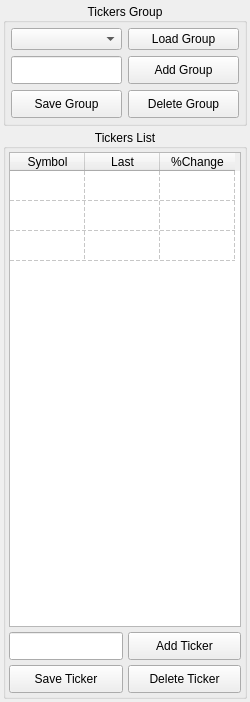
       <widget class="QWidget" name="selectedTickerPage">
        <property name="enabled">
         <bool>true</bool>
        </property>
        <property name="geometry">
         <rect>
          <x>0</x>
          <y>0</y>
          <width>250</width>
          <height>702</height>
         </rect>
        </property>
        <attribute name="icon">
         <iconset resource="../Resource/resource.qrc">
          <normaloff>:/Images/triangle_up.png</normaloff>:/Images/triangle_up.png</iconset>
        </attribute>
        <attribute name="label">
         <string>Selected Tickers</string>
        </attribute>
        <layout class="QVBoxLayout" name="verticalLayout_10">
         <property name="spacing">
          <number>3</number>
         </property>
         <property name="leftMargin">
          <number>3</number>
         </property>
         <property name="topMargin">
          <number>3</number>
         </property>
         <property name="rightMargin">
          <number>3</number>
         </property>
         <property name="bottomMargin">
          <number>3</number>
         </property>
         <item>
          <widget class="QGroupBox" name="tickersGroupBox">
           <property name="sizePolicy">
            <sizepolicy hsizetype="Ignored" vsizetype="Preferred">
             <horstretch>0</horstretch>
             <verstretch>0</verstretch>
            </sizepolicy>
           </property>
           <property name="title">
            <string>Tickers Group</string>
           </property>
           <property name="alignment">
            <set>Qt::AlignCenter</set>
           </property>
           <layout class="QGridLayout" name="gridLayout">
            <property name="leftMargin">
             <number>5</number>
            </property>
            <property name="topMargin">
             <number>5</number>
            </property>
            <property name="rightMargin">
             <number>5</number>
            </property>
            <property name="bottomMargin">
             <number>5</number>
            </property>
            <item row="0" column="0">
             <widget class="QComboBox" name="tickerGroupComboBox"/>
            </item>
            <item row="1" column="0">
             <widget class="QLineEdit" name="tickerGroupLineEdit">
              <property name="sizePolicy">
               <sizepolicy hsizetype="Minimum" vsizetype="Minimum">
                <horstretch>0</horstretch>
                <verstretch>0</verstretch>
               </sizepolicy>
              </property>
              <property name="minimumSize">
               <size>
                <width>0</width>
                <height>28</height>
               </size>
              </property>
              <property name="maximumSize">
               <size>
                <width>16777215</width>
                <height>28</height>
               </size>
              </property>
             </widget>
            </item>
            <item row="1" column="1">
             <widget class="QPushButton" name="addTickerGroupButton">
              <property name="sizePolicy">
               <sizepolicy hsizetype="Minimum" vsizetype="Minimum">
                <horstretch>0</horstretch>
                <verstretch>0</verstretch>
               </sizepolicy>
              </property>
              <property name="minimumSize">
               <size>
                <width>20</width>
                <height>28</height>
               </size>
              </property>
              <property name="maximumSize">
               <size>
                <width>16777215</width>
                <height>28</height>
               </size>
              </property>
              <property name="text">
               <string>Add Group</string>
              </property>
             </widget>
            </item>
            <item row="0" column="1">
             <widget class="QPushButton" name="loadTickerGroupButton">
              <property name="text">
               <string>Load Group</string>
              </property>
             </widget>
            </item>
            <item row="3" column="0">
             <widget class="QPushButton" name="saveTickerGroupButton">
              <property name="sizePolicy">
               <sizepolicy hsizetype="Minimum" vsizetype="Minimum">
                <horstretch>0</horstretch>
                <verstretch>0</verstretch>
               </sizepolicy>
              </property>
              <property name="minimumSize">
               <size>
                <width>20</width>
                <height>28</height>
               </size>
              </property>
              <property name="maximumSize">
               <size>
                <width>16777215</width>
                <height>28</height>
               </size>
              </property>
              <property name="text">
               <string>Save Group</string>
              </property>
             </widget>
            </item>
            <item row="3" column="1">
             <widget class="QPushButton" name="delTickerGroupButton">
              <property name="sizePolicy">
               <sizepolicy hsizetype="Minimum" vsizetype="Minimum">
                <horstretch>0</horstretch>
                <verstretch>0</verstretch>
               </sizepolicy>
              </property>
              <property name="minimumSize">
               <size>
                <width>0</width>
                <height>28</height>
               </size>
              </property>
              <property name="maximumSize">
               <size>
                <width>16777215</width>
                <height>28</height>
               </size>
              </property>
              <property name="text">
               <string>Delete Group</string>
              </property>
             </widget>
            </item>
           </layout>
          </widget>
         </item>
         <item>
          <widget class="QGroupBox" name="tickerListBox">
           <property name="sizePolicy">
            <sizepolicy hsizetype="Ignored" vsizetype="Preferred">
             <horstretch>0</horstretch>
             <verstretch>1</verstretch>
            </sizepolicy>
           </property>
           <property name="title">
            <string>Tickers List</string>
           </property>
           <property name="alignment">
            <set>Qt::AlignCenter</set>
           </property>
           <layout class="QGridLayout" name="gridLayout_3">
            <property name="leftMargin">
             <number>3</number>
            </property>
            <property name="topMargin">
             <number>3</number>
            </property>
            <property name="rightMargin">
             <number>3</number>
            </property>
            <property name="bottomMargin">
             <number>3</number>
            </property>
            <property name="spacing">
             <number>5</number>
            </property>
            <item row="1" column="0">
             <widget class="QLineEdit" name="tickerListLineEdit">
              <property name="sizePolicy">
               <sizepolicy hsizetype="Minimum" vsizetype="Minimum">
                <horstretch>0</horstretch>
                <verstretch>0</verstretch>
               </sizepolicy>
              </property>
              <property name="minimumSize">
               <size>
                <width>0</width>
                <height>28</height>
               </size>
              </property>
              <property name="maximumSize">
               <size>
                <width>16777215</width>
                <height>28</height>
               </size>
              </property>
             </widget>
            </item>
            <item row="1" column="1">
             <widget class="QPushButton" name="addTickerListButton">
              <property name="sizePolicy">
               <sizepolicy hsizetype="Minimum" vsizetype="Minimum">
                <horstretch>0</horstretch>
                <verstretch>0</verstretch>
               </sizepolicy>
              </property>
              <property name="minimumSize">
               <size>
                <width>20</width>
                <height>28</height>
               </size>
              </property>
              <property name="maximumSize">
               <size>
                <width>16777215</width>
                <height>28</height>
               </size>
              </property>
              <property name="text">
               <string>Add Ticker</string>
              </property>
             </widget>
            </item>
            <item row="2" column="0">
             <widget class="QPushButton" name="saveTickerListButton">
              <property name="sizePolicy">
               <sizepolicy hsizetype="Minimum" vsizetype="Minimum">
                <horstretch>0</horstretch>
                <verstretch>0</verstretch>
               </sizepolicy>
              </property>
              <property name="minimumSize">
               <size>
                <width>20</width>
                <height>28</height>
               </size>
              </property>
              <property name="maximumSize">
               <size>
                <width>16777215</width>
                <height>28</height>
               </size>
              </property>
              <property name="text">
               <string>Save Ticker</string>
              </property>
             </widget>
            </item>
            <item row="2" column="1">
             <widget class="QPushButton" name="delTickerListButton">
              <property name="sizePolicy">
               <sizepolicy hsizetype="Minimum" vsizetype="Minimum">
                <horstretch>0</horstretch>
                <verstretch>0</verstretch>
               </sizepolicy>
              </property>
              <property name="minimumSize">
               <size>
                <width>0</width>
                <height>28</height>
               </size>
              </property>
              <property name="maximumSize">
               <size>
                <width>16777215</width>
                <height>28</height>
               </size>
              </property>
              <property name="text">
               <string>Delete Ticker</string>
              </property>
             </widget>
            </item>
            <item row="0" column="0" colspan="2">
             <widget class="QTableWidget" name="tickerListTableWidget">
              <property name="sizePolicy">
               <sizepolicy hsizetype="Minimum" vsizetype="Minimum">
                <horstretch>0</horstretch>
                <verstretch>0</verstretch>
               </sizepolicy>
              </property>
              <property name="editTriggers">
               <set>QAbstractItemView::NoEditTriggers</set>
              </property>
              <property name="gridStyle">
               <enum>Qt::DashLine</enum>
              </property>
              <property name="rowCount">
               <number>3</number>
              </property>
              <attribute name="horizontalHeaderDefaultSectionSize">
               <number>75</number>
              </attribute>
              <attribute name="horizontalHeaderMinimumSectionSize">
               <number>70</number>
              </attribute>
              <attribute name="verticalHeaderVisible">
               <bool>false</bool>
              </attribute>
              <row>
               <property name="text">
                <string/>
               </property>
              </row>
              <row/>
              <row/>
              <column>
               <property name="text">
                <string>Symbol</string>
               </property>
              </column>
              <column>
               <property name="text">
                <string>Last</string>
               </property>
              </column>
              <column>
               <property name="text">
                <string>%Change</string>
               </property>
              </column>
              <item row="0" column="0">
               <property name="text">
                <string/>
               </property>
              </item>
              <item row="0" column="1">
               <property name="text">
                <string/>
               </property>
              </item>
             </widget>
            </item>
           </layout>
          </widget>
         </item>
        </layout>
       </widget>
